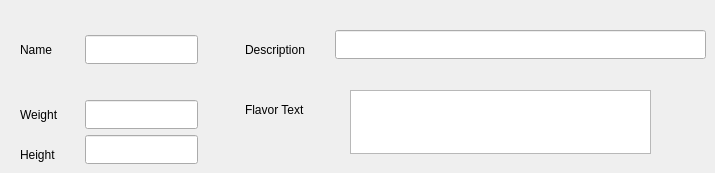
   <widget class="QWidget" name="tab0">
    <attribute name="title">
     <string>Main</string>
    </attribute>
    <widget class="QLineEdit" name="pokeName">
     <property name="geometry">
      <rect>
       <x>85</x>
       <y>35</y>
       <width>113</width>
       <height>29</height>
      </rect>
     </property>
    </widget>
    <widget class="QLabel" name="nameLabel">
     <property name="geometry">
      <rect>
       <x>20</x>
       <y>40</y>
       <width>61</width>
       <height>19</height>
      </rect>
     </property>
     <property name="text">
      <string>Name</string>
     </property>
    </widget>
    <widget class="QLabel" name="weightLabel">
     <property name="geometry">
      <rect>
       <x>20</x>
       <y>105</y>
       <width>61</width>
       <height>19</height>
      </rect>
     </property>
     <property name="text">
      <string>Weight</string>
     </property>
    </widget>
    <widget class="QLabel" name="heightLabel">
     <property name="geometry">
      <rect>
       <x>20</x>
       <y>145</y>
       <width>61</width>
       <height>19</height>
      </rect>
     </property>
     <property name="text">
      <string>Height</string>
     </property>
    </widget>
    <widget class="QLineEdit" name="weight">
     <property name="geometry">
      <rect>
       <x>85</x>
       <y>100</y>
       <width>113</width>
       <height>29</height>
      </rect>
     </property>
    </widget>
    <widget class="QLineEdit" name="height">
     <property name="geometry">
      <rect>
       <x>85</x>
       <y>135</y>
       <width>113</width>
       <height>29</height>
      </rect>
     </property>
    </widget>
    <widget class="QLabel" name="descLabel">
     <property name="geometry">
      <rect>
       <x>245</x>
       <y>40</y>
       <width>76</width>
       <height>19</height>
      </rect>
     </property>
     <property name="text">
      <string>Description</string>
     </property>
    </widget>
    <widget class="QLineEdit" name="description">
     <property name="geometry">
      <rect>
       <x>335</x>
       <y>30</y>
       <width>371</width>
       <height>29</height>
      </rect>
     </property>
    </widget>
    <widget class="QPlainTextEdit" name="flavorText">
     <property name="geometry">
      <rect>
       <x>350</x>
       <y>90</y>
       <width>301</width>
       <height>64</height>
      </rect>
     </property>
    </widget>
    <widget class="QLabel" name="flavorTextLabel">
     <property name="geometry">
      <rect>
       <x>245</x>
       <y>100</y>
       <width>76</width>
       <height>19</height>
      </rect>
     </property>
     <property name="text">
      <string>Flavor Text</string>
     </property>
    </widget>
   </widget>
